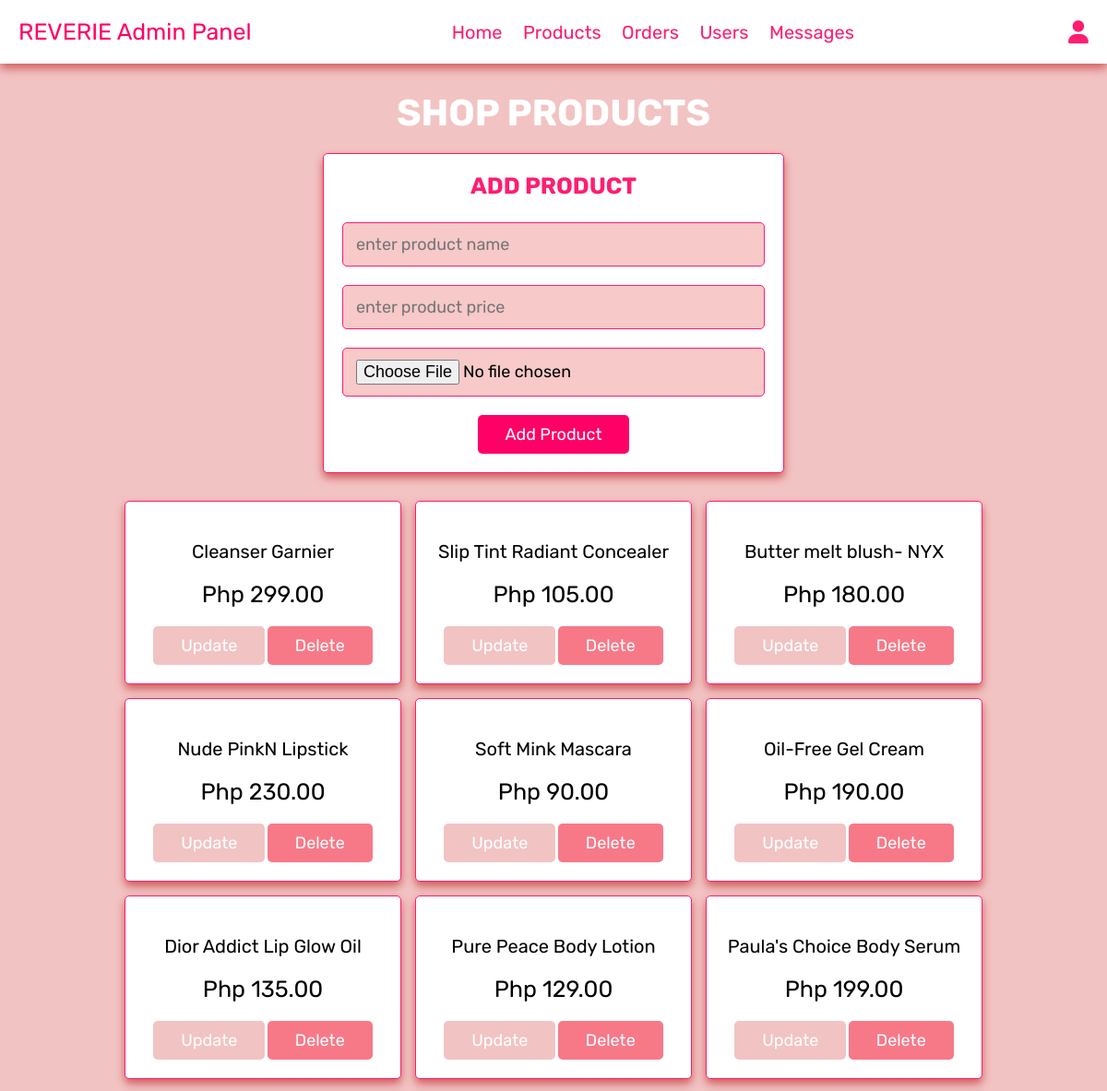
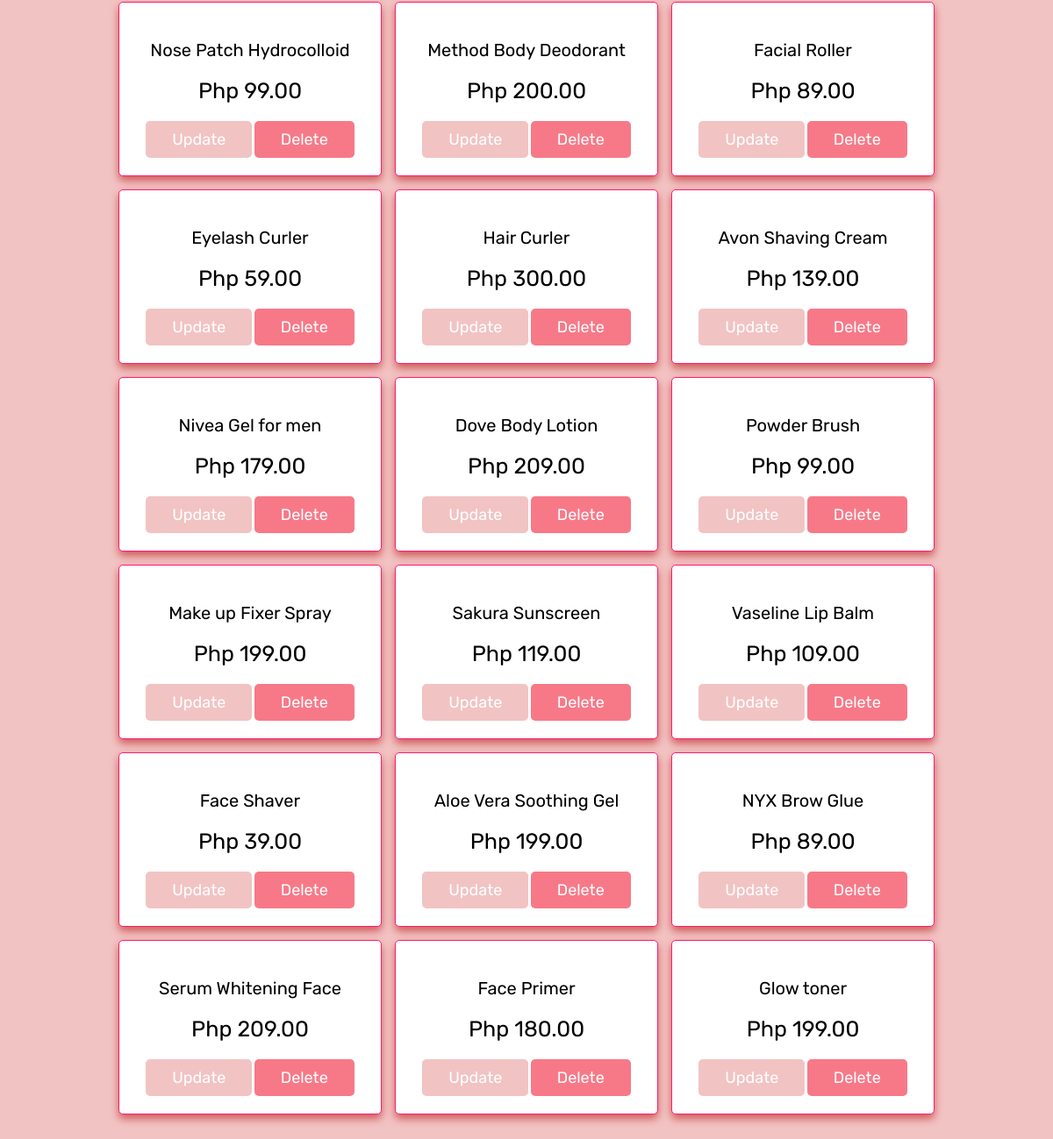
Screenshot of /Others/admin_products.php (signed in) with the database file from the repository (2 pictures, top to bottom).
### tables this page shows
CREATE TABLE `products` (
  `id` int(100) NOT NULL,
  `name` varchar(100) NOT NULL,
  `price` int(100) NOT NULL,
  `image` varchar(100) NOT NULL
);

### Others/admin_products.php (the view, shortened to what this page needs)
<?php
include 'config.php';
?>
<!DOCTYPE html>
<html lang="en">
<head>
   <link rel="stylesheet" href="https://cdnjs.cloudflare.com/ajax/libs/font-awesome/6.0.0/css/all.min.css">
   <link rel="stylesheet" href="css/admin_style.css">
</head>
<body>
<?php include 'admin_header.php'; ?>
<section class="add-products">
   <h1 class="title">Shop Products</h1>
   <form action="" method="post" enctype="multipart/form-data">
      <h3>Add Product</h3>
      <input type="text" name="name" class="box" placeholder="enter product name" required>
      <input type="number" min="0" name="price" class="box" placeholder="enter product price" required>
      <input type="file" name="image" accept="image/jpg, image/jpeg, image/png" class="box" required>
      <input type="submit" value="add product" name="add_product" class="btn">
   </form>
</section>
<section class="show-products">
   <div class="box-container">
      <?php
         $select_products = mysqli_query($conn, "SELECT * FROM `products`") or die('query failed');
         if(mysqli_num_rows($select_products) > 0){
            while($fetch_products = mysqli_fetch_assoc($select_products)){
      ?>
      <div class="box">
         <div class="name"><?php echo $fetch_products['name']; ?></div>
         <div class="price">Php <?php echo $fetch_products['price']; ?>.00</div>
         <a href="admin_products.php?update=<?php echo $fetch_products['id']; ?>" class="option-btn">Update</a>
         <a href="admin_products.php?delete=<?php echo $fetch_products['id']; ?>" class="delete-btn" onclick="return confirm('delete this product?');">Delete</a>
      </div>
      <?php
         }
      }else{
         echo '<p class="empty">no products added yet!</p>';
      }
      ?>
   </div>
</section>
</body>
</html>

### Admin homepage/admin_header.php (shortened to what this page needs)
<header class="header">
   <div class="flex">
      <a href="admin_page.php" class="logo"><span>REVERIE Admin Panel</span></a>
      <nav class="navbar">
         <a href="admin_page.php">Home</a>
         <a href="admin_products.php">Products</a>
         <a href="admin_orders.php">Orders</a>
         <a href="admin_users.php">Users</a>
         <a href="admin_contacts.php">Messages</a>
      </nav>
      <div class="icons">
         <div id="user-btn" class="fas fa-user"></div>
      </div>
   </div>
</header>

### CSS/admin_style.css (style rules this page uses)
:root { --pink:#ff0066; --purple:#db0763; --red:#f77988; --orange:#000000; --black:#ff1d70; --white:#ffffff; --light-color:#f3beda; --light-white:#f7c9c9; --light-bg:#f2c3c3; --border:.1rem solid var(--black); --box-shadow:0 .5rem 1rem rgb(208, 91, 91); }
* { font-family: 'Rubik', sans-serif; margin:0; padding:0; box-sizing: border-box; outline: none; border:none; text-decoration: none; transition:all .2s linear; }
html { font-size: 62.5%; overflow-x: hidden; }
body { background-color: var(--light-bg); }
section { padding:3rem 2rem; }
.title { text-align: center; margin-bottom: 2rem; text-transform: uppercase; color:var(--white); font-size: 4rem; }
.btn, .option-btn, .delete-btn, .white-btn { display: inline-block; margin-top: 1rem; padding:1rem 3rem; cursor: pointer; color:var(--white); font-size: 1.8rem; border-radius: .5rem; text-transform: capitalize; }
.white-btn, .btn { background-color: var(--pink); }
.option-btn { background-color: var(--light-bg); }
.delete-btn { background-color: var(--red); }
.header { position: sticky; top:0; left:0; right:0; z-index: 1000; background-color: var(--white); box-shadow: var(--box-shadow); }
.header .flex { display: flex; align-items: center; padding:2rem; justify-content: space-between; position: relative; max-width: 1200px; margin:0 auto; }
.header .flex .logo { font-size: 2.5rem; color:var(--black); }
.header .flex .logo span { color:var(--pink); }
.header .flex .navbar a { margin:0 1rem; font-size: 2rem; color:var(--black); }
.header .flex .icons div { margin-left: 1.5rem; font-size: 2.5rem; cursor: pointer; color:var(--black); }
.add-products form { background-color: var(--white); border-radius: .5rem; padding:2rem; text-align: center; box-shadow: var(--box-shadow); border:var(--border); max-width: 50rem; margin:0 auto; }
.add-products form h3 { font-size: 2.5rem; text-transform: uppercase; color:var(--black); margin-bottom: 1.5rem; }
.add-products form .box { width: 100%; background-color: var(--light-white); border-radius: .5rem; margin:1rem 0; padding:1.2rem 1.4rem; color:var(--orange); font-size: 1.8rem; border:var(--border); }
.show-products .box-container { display: grid; grid-template-columns: repeat(auto-fit, 30rem); justify-content: center; gap:1.5rem; max-width: 1200px; margin:0 auto; align-items: flex-start; }
.show-products { padding-top: 0; }
.show-products .box-container .box { text-align: center; padding:2rem; border-radius: .5rem; border:var(--border); box-shadow: var(--box-shadow); background-color: var(--white); }
.show-products .box-container .box .name { padding:1rem 0; font-size: 2rem; color:var(--orange); }
.show-products .box-container .box .price { padding:1rem 0; font-size: 2.5rem; color:var(--orange); }

### rows the page displays
products: name "Cleanser Garnier", price "299"
products: name "Slip Tint Radiant Concealer", price "105"
products: name "Butter melt blush- NYX", price "180"
products: name "Nude PinkN Lipstick", price "230"
products: name "Soft Mink Mascara", price "90"
products: name "Oil-Free Gel Cream", price "190"
products: name "Dior Addict Lip Glow Oil", price "135"
products: name "Pure Peace Body Lotion", price "129"
products: name "Paula's Choice Body Serum", price "199"
products: name "Nose Patch Hydrocolloid", price "99"
products: name "Method Body Deodorant", price "200"
products: name "Facial Roller", price "89"
products: name "Eyelash Curler", price "59"
products: name "Hair Curler", price "300"
products: name "Avon Shaving Cream", price "139"
products: name "Nivea Gel for men", price "179"
products: name "Dove Body Lotion", price "209"
products: name "Powder Brush", price "99"
products: name "Make up Fixer Spray", price "199"
products: name "Sakura Sunscreen", price "119"
products: name "Vaseline Lip Balm", price "109"
products: name "Face Shaver", price "39"
products: name "Aloe Vera Soothing Gel", price "199"
products: name "NYX Brow Glue", price "89"
products: name "Serum Whitening Face", price "209"
products: name "Face Primer", price "180"
products: name "Glow toner", price "199"
